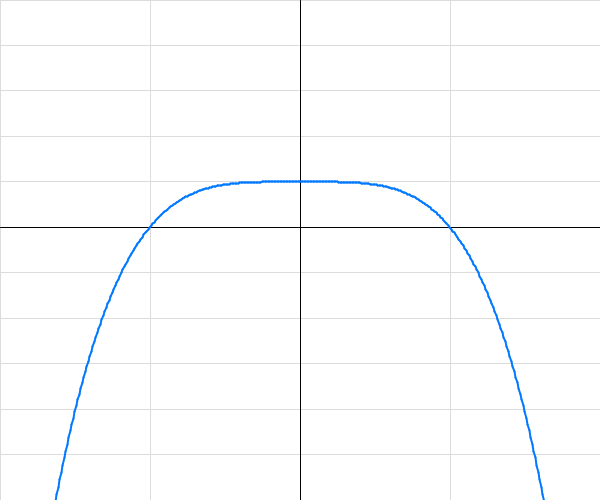
Frame 1 (no input)
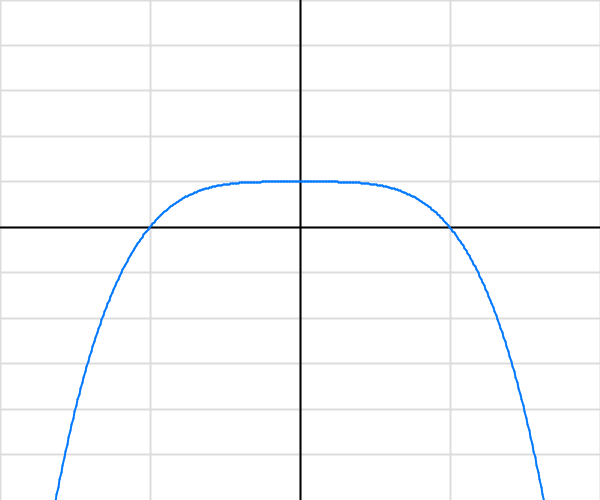
Frame 2 (the mouse pressed at the canvas centre, redrawn once)

The Processing sketch that drew these frames (run headless with seeded random() and noise(); the mouse was pressed at the canvas centre and the sketch redrawn once):

// Processing sketch: sketch_8
// ── sketch_8.pde
void setup() {
  size(600, 500);
  smooth();
  noLoop();
}

void draw() {
  background(255);

  float xMin = -2;
  float xMax =  2;
  float yMin = -6;
  float yMax =  5;

  //draw grid
  stroke(220);
  for (int i = -5; i <= 5; i++) {
    float sx = map(i, xMin, xMax, 0, width);
    float sy = map(i, yMin, yMax, height, 0);

    line(sx, 0, sx, height);   // vertical grid
    line(0, sy, width, sy);    // horizontal grid
  }

  //draw axes
  stroke(0);
  float xAxisY = map(0, yMin, yMax, height, 0);
  float yAxisX = map(0, xMin, xMax, 0, width);

  line(0, xAxisY, width, xAxisY);
  line(yAxisX, 0, yAxisX, height);

  //draw curve using line segments
  stroke(0, 120, 255);
  strokeWeight(2);

  float step = 0.01;
  float prevX = xMin;
  float prevY = 1 - pow(prevX, 4);

  for (float x = xMin + step; x <= xMax; x += step) {
    float y = 1 - pow(x, 4);
    
    float sx1 = map(prevX, xMin, xMax, 0, width);
    float sy1 = map(prevY, yMin, yMax, height, 0);
    
    float sx2 = map(x, xMin, xMax, 0, width);
    float sy2 = map(y, yMin, yMax, height, 0);

    line(sx1, sy1, sx2, sy2);

    prevX = x;
    prevY = y;
  }
}
